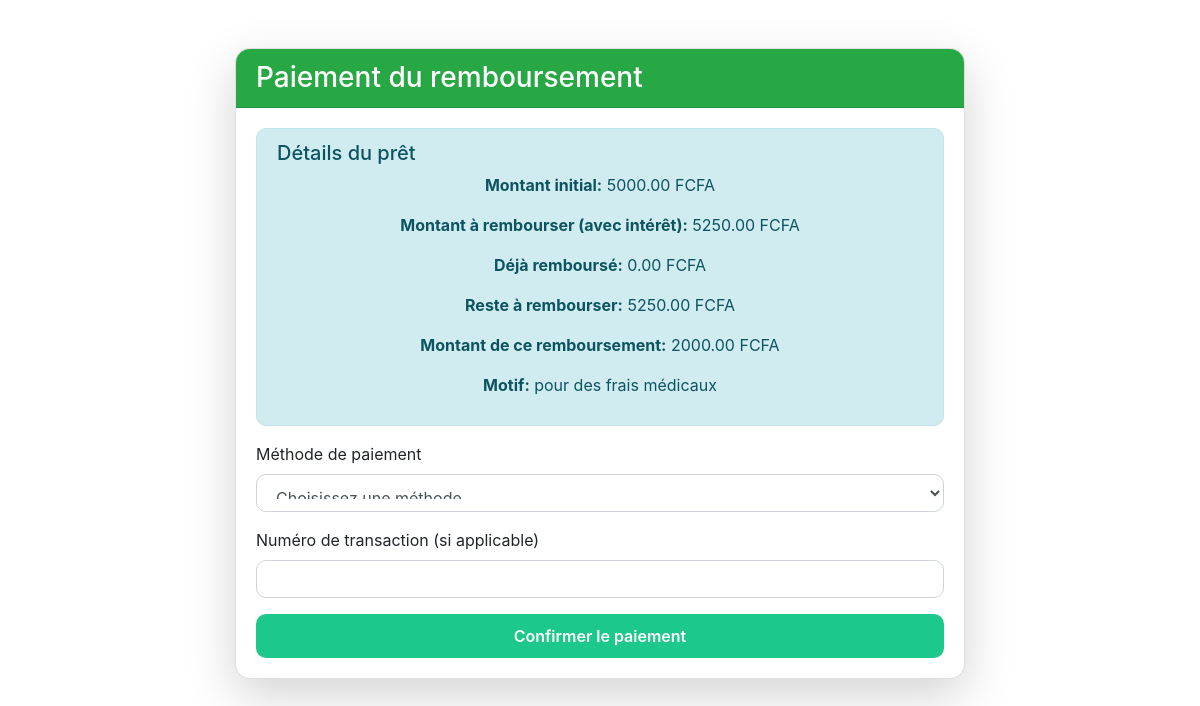
The app's page /remboursements-pret/8/paiement/ (signed in) with its own data.
### application/models.py (models this page shows, shortened)
class Pret(models.Model):
    STATUT_CHOICES = [
        ('DEM', 'Demande en cours'),
        ('ACC', 'Accepté'),
        ('REF', 'Refusé'),
        ('REM', 'Remboursé')
    ]
    PERIODE_REMBOURSEMENT = [
        ('1M', '1 mois'),
        ('3M', '3 mois'),
        ('6M', '6 mois'),
        ('1A', '1 an')
    ]
    emprunteur = models.ForeignKey(User, on_delete=models.CASCADE, related_name='prets')
    cotisation = models.ForeignKey(Cotisation, on_delete=models.SET_NULL, null=True, blank=True)
    montant = models.DecimalField(max_digits=12, decimal_places=2)
    montant_a_rembourser = models.DecimalField(max_digits=12, decimal_places=2, null=True, blank=True)
    motif = models.TextField()
    date_demande = models.DateTimeField(auto_now_add=True)
    date_approbation = models.DateTimeField(null=True, blank=True)
    statut = models.CharField(max_length=3, choices=STATUT_CHOICES, default='DEM')
    avaliseur = models.ForeignKey(User, on_delete=models.SET_NULL, null=True, blank=True, related_name='prets_avalises')
    periode_remboursement = models.CharField(max_length=2, choices=PERIODE_REMBOURSEMENT, default='1M')
    infos_avaliseur = models.TextField(blank=True, null=True)
    fichier_avaliseur = models.FileField(
        upload_to='avaliseurs/',
        null=True,
        blank=True,
        verbose_name="Fichier d'informations de l'avaliseur (PDF)"
    )
    montant_deja_rembourse = models.DecimalField(
        max_digits=12,
        decimal_places=2,
        default=0
    )
    @property
    def reste_a_rembourser(self):
        return self.montant_a_rembourser - self.montant_deja_rembourse

class Remboursement(models.Model):
    STATUTS = [
        ('P', 'En attente'),
        ('A', 'Approuvé'),
        ('R', 'Rejeté')
    ]
    TYPE_REMBOURSEMENT = [
        ('COT', 'Cotisation'),
        ('PRET', 'Prêt')
    ]
    membre = models.ForeignKey(User, on_delete=models.CASCADE)
    cotisation = models.ForeignKey(Cotisation, on_delete=models.SET_NULL, null=True, blank=True)
    pret = models.ForeignKey(Pret, on_delete=models.SET_NULL, null=True, blank=True)
    montant = models.DecimalField(max_digits=10, decimal_places=2)
    date_demande = models.DateField(auto_now_add=True)
    date_validation = models.DateField(null=True, blank=True)
    statut = models.CharField(max_length=1, choices=STATUTS, default='P')
    type_remboursement = models.CharField(max_length=4, choices=TYPE_REMBOURSEMENT, default='COT')
    commentaire = models.TextField(blank=True, null=True)

### application/views.py (the view, shortened to what this page needs)
# urls.py: path('remboursements-pret/<int:remboursement_id>/paiement/', views.paiement_remboursement_pret, name='paiement_remboursement_pret'),
@login_required
def paiement_remboursement_pret(request, remboursement_id):
    remboursement = get_object_or_404(
        Remboursement,
        id=remboursement_id,
        membre=request.user,
        type_remboursement='PRET'
    )
    return render(request, 'remboursements/paiement_pret.html', {
        'remboursement': remboursement,
        'pret': remboursement.pret
    })

### application/templates/remboursements/paiement_pret.html (shortened to what this page needs)
{% extends "base.html" %}
{% block content %}
<div class="container mt-5">
    <div class="row justify-content-center">
        <div class="col-md-8">
            <div class="card shadow-lg">
                <div class="card-header bg-success text-white">
                    <h3 class="mb-0">Paiement du remboursement</h3>
                </div>
                <div class="card-body">
                        <div class="alert alert-info">
                            <h5>Détails du prêt</h5>
                            <p><strong>Montant initial:</strong> {{ pret.montant }} FCFA</p>
                            <p><strong>Montant à rembourser (avec intérêt):</strong> {{ pret.montant_a_rembourser }} FCFA</p>
                            <p><strong>Déjà remboursé:</strong> {{ pret.montant_deja_rembourse }} FCFA</p>
                            <p><strong>Reste à rembourser:</strong> {{ pret.reste_a_rembourser }} FCFA</p>
                            <p><strong>Montant de ce remboursement:</strong> {{ remboursement.montant }} FCFA</p>
                            <p><strong>Motif:</strong> {{ pret.motif }}</p>
                        </div>
                    <form method="post">
                        <div class="form-group">
                            <label for="methode">Méthode de paiement</label>
                            <select class="form-control" id="methode" name="methode" required>
                                <option value="">Choisissez une méthode</option>
                            </select>
                        </div>
                        <div class="form-group">
                            <label for="numero">Numéro de transaction (si applicable)</label>
                            <input type="text" class="form-control" id="numero" name="numero">
                        </div>
                        <button type="submit" class="btn btn-success btn-block">Confirmer le paiement</button>
                    </form>
                </div>
            </div>
        </div>
    </div>
</div>
{% endblock %}

### application/templates/base.html (style rules this page uses)
body { margin: 0; padding: 0; background-image: url('https://previews.123rf.com/images/pongmoji/pongmoji1502/pongmoji150200021/36435872-fond-d-%C3%A9cran-int%C3%A9rieur-blanc-la-couleur-de-fond-texture.jpg'); background-size: cover; background-repeat: no-repeat; background-position: center; height: 100vh; }
h1, p { text-align: center; }

### application/templates/remboursements/paiement_pret.html (style rules this page uses)
.alert { border-radius: 10px; }
.card { border-radius: 15px; overflow: hidden; }
.form-control { border-radius: 10px; padding: 12px 15px; }
.btn-success { background-color: #1cc88a; border: none; padding: 10px; border-radius: 10px; font-weight: 600; }

### records on screen
Pret: montant "5000.00", montant_a_rembourser "5250.00", montant_deja_rembourse "0.00", reste_a_rembourser "5250.00", motif "pour des frais médicaux"
Remboursement: montant "2000.00"
